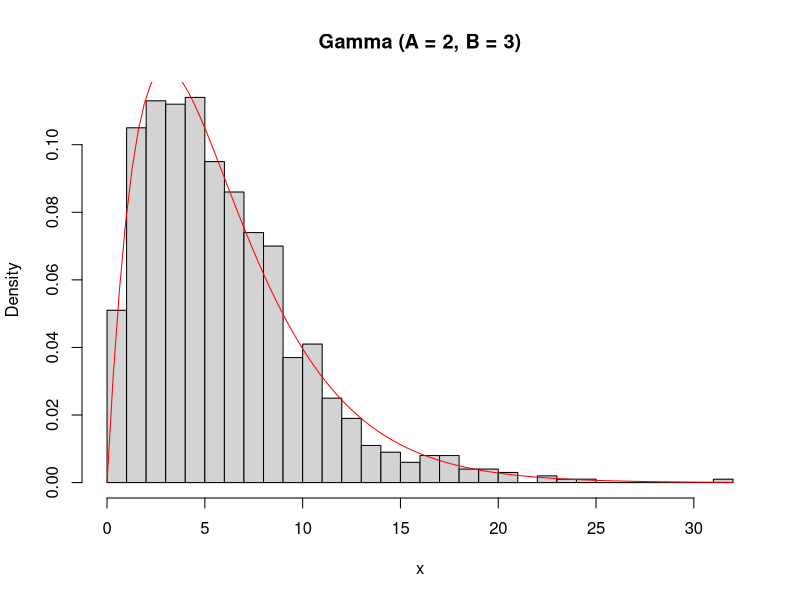

This figure's R source:
# Random numbers by distribution: the StatsDirect help illustration (ten standard
# normal deviates from seed 1234, then samples from the other distributions that the
# Data_Generating_Random Numbers menu offers) in R
# StatsDirect and R both use the Mersenne Twister generator, but each seeds it in
# its own way, so the same seed gives a different series in each program. Within one
# program a seed always repeats its own series: set.seed() then the r* function.
set.seed(1234)
x <- rnorm(10, mean = 0, sd = 1)
cat("Normal (seed 1234, mean = 0, sd = 1), from R's generator:\n")
print(round(x, 6))
cat("Mean of the ten =", round(mean(x), 6), " sd =", round(sd(x), 6), "\n")
print(summary(x))

# The menu's other distributions and R's function for each, with StatsDirect's
# parameter names in the comment; n is the number of rows to fill. R's runif and
# StatsDirect's uniform generator both leave out the end points 0 and 1.
n <- 1000
set.seed(1234)
u01 <- runif(n)                            # Uniform 0 to 1
uab <- runif(n, min = 2, max = 5)          # Uniform A to B, interval type
cnt <- sample(1:6, n, replace = TRUE)      # Uniform A to B, count type: whole numbers
ln <- rlnorm(n, meanlog = 0, sdlog = 1)    # Lognormal: log mean, log sd
bi <- rbinom(n, size = 10, prob = 0.3)     # Binomial: number of trials, probability
po <- rpois(n, lambda = 4)                 # Poisson: mean
ga <- rgamma(n, shape = 2, scale = 3)      # Gamma: A (shape), B (scale, 1/lambda)
ex <- rexp(n, rate = 2)                    # Exponential: rate
ch <- rchisq(n, df = 3)                    # Chi-square: degrees of freedom
fv <- rf(n, df1 = 4, df2 = 10)             # F: numerator, denominator df
st <- rt(n, df = 5)                        # Student's t: degrees of freedom
lo <- rlogis(n, location = 0, scale = 1)   # Logistic: mu, sigma
ge <- rgeom(n, prob = 0.3)                 # Geometric: P (failures before a success)
nb <- rnbinom(n, size = 2, prob = 0.5)     # Negative binomial: N, P (failures before
                                           #   the Nth success)
ca <- rcauchy(n, location = 0, scale = 1)  # Cauchy: L (location), S (scale)
we <- rweibull(n, shape = 1.5, scale = 2)  # Weibull: A (shape), sigma (scale)
be <- rbeta(n, shape1 = 2, shape2 = 5)     # Beta: A, B

# A sample's summary should sit close to the distribution's mean and variance: for
# the gamma distribution A * B and A * B^2, for the lognormal exp(mu + sigma^2 / 2)
# and exp(2 * mu + 2 * sigma^2) - exp(2 * mu + sigma^2), for the Poisson its mean
cat("Uniform 0 to 1 (mean 0.5, variance 1/12):\n")
print(summary(u01))
cat("Sample variance =", round(var(u01), 4), "\n")
cat("Gamma (A = 2, B = 3; mean 6, variance 18):\n")
print(summary(ga))
cat("Sample variance =", round(var(ga), 4), "\n")
cat("Lognormal (log mean 0, log sd 1; mean", round(exp(0.5), 4), "variance",
    paste0(round(exp(2) - exp(1), 4), "):"), "\n")
print(summary(ln))
cat("Sample variance =", round(var(ln), 4), "\n")
cat("Poisson (mean 4, variance 4):\n")
print(summary(po))
cat("Sample variance =", round(var(po), 4), "\n")
cat("Binomial (10 trials, p = 0.3; mean 3, variance 2.1):\n")
print(summary(bi))
cat("Sample variance =", round(var(bi), 4), "\n")

# The gamma sample against its density
hist(ga, freq = FALSE, breaks = 30, main = "Gamma (A = 2, B = 3)", xlab = "x")
curve(dgamma(x, shape = 2, scale = 3), add = TRUE, col = "red")
